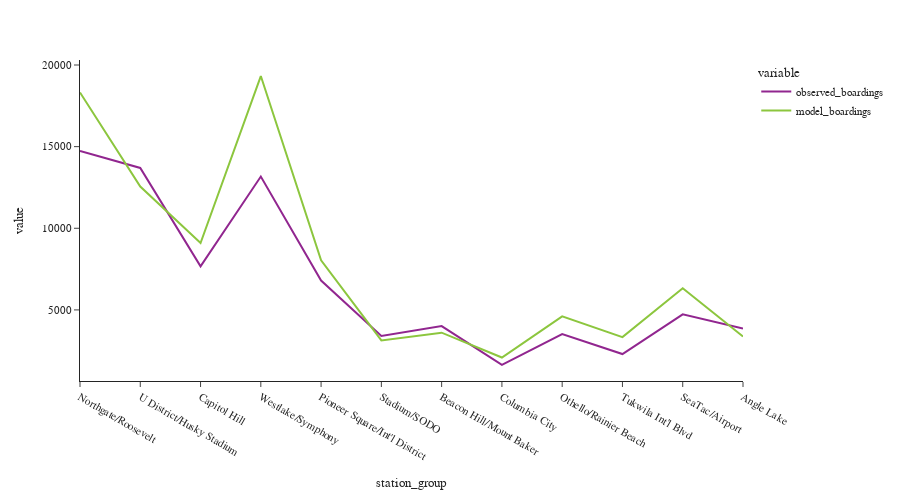

Notebook code cell kept with this figure:
### Code cell
fig = px.line(df_combined[['observed_boardings','model_boardings']])
fig.update_layout(height=500, width=900, font=dict(size=11),
                  yaxis_tickformat = '.00f')
fig.show()

### Figure 1 — Plotly figure (JSON) as saved in the notebook; plotly's stock layout.template omitted (floating-point values rounded to 4 significant figures)
{"data": [{"hovertemplate": "variable=observed_boardings<br>station_group=%{x}<br>value=%{y}<extra></extra>", "legendgroup": "observed_boardings", "line": {"color": "#91268F", "dash": "solid"}, "marker": {"symbol": "circle"}, "mode": "lines", "name": "observed_boardings", "orientation": "v", "showlegend": true, "type": "scatter", "x": ["Northgate/Roosevelt", "U District/Husky Stadium", "Capitol Hill", "Westlake/Symphony", "Pioneer Square/Int'l District", "Stadium/SODO", "Beacon Hill/Mount Baker", "Columbia City", "Othello/Rainier Beach", "Tukwila Int'l Blvd", "SeaTac/Airport", "Angle Lake"], "xaxis": "x", "y": [14733, 13697, 7667, 13169, 6799, 3400, 4008, 1630, 3525, 2298, 4731, 3865], "yaxis": "y"}, {"hovertemplate": "variable=model_boardings<br>station_group=%{x}<br>value=%{y}<extra></extra>", "legendgroup": "model_boardings", "line": {"color": "#8CC63E", "dash": "solid"}, "marker": {"symbol": "circle"}, "mode": "lines", "name": "model_boardings", "orientation": "v", "showlegend": true, "type": "scatter", "x": ["Northgate/Roosevelt", "U District/Husky Stadium", "Capitol Hill", "Westlake/Symphony", "Pioneer Square/Int'l District", "Stadium/SODO", "Beacon Hill/Mount Baker", "Columbia City", "Othello/Rainier Beach", "Tukwila Int'l Blvd", "SeaTac/Airport", "Angle Lake"], "xaxis": "x", "y": [18310.0, 12550.0, 9098.0, 19320.0, 8035.0, 3129.0, 3608.0, 2086.0, 4608.0, 3333.0, 6326.0, 3368.0], "yaxis": "y"}], "layout": {"font": {"size": 11}, "height": 500, "legend": {"title": {"text": "variable"}, "tracegroupgap": 0}, "margin": {"t": 60}, "width": 900, "xaxis": {"anchor": "y", "domain": [0, 1], "title": {"text": "station_group"}}, "yaxis": {"anchor": "x", "domain": [0, 1], "tickformat": ".00f", "title": {"text": "value"}}}}
